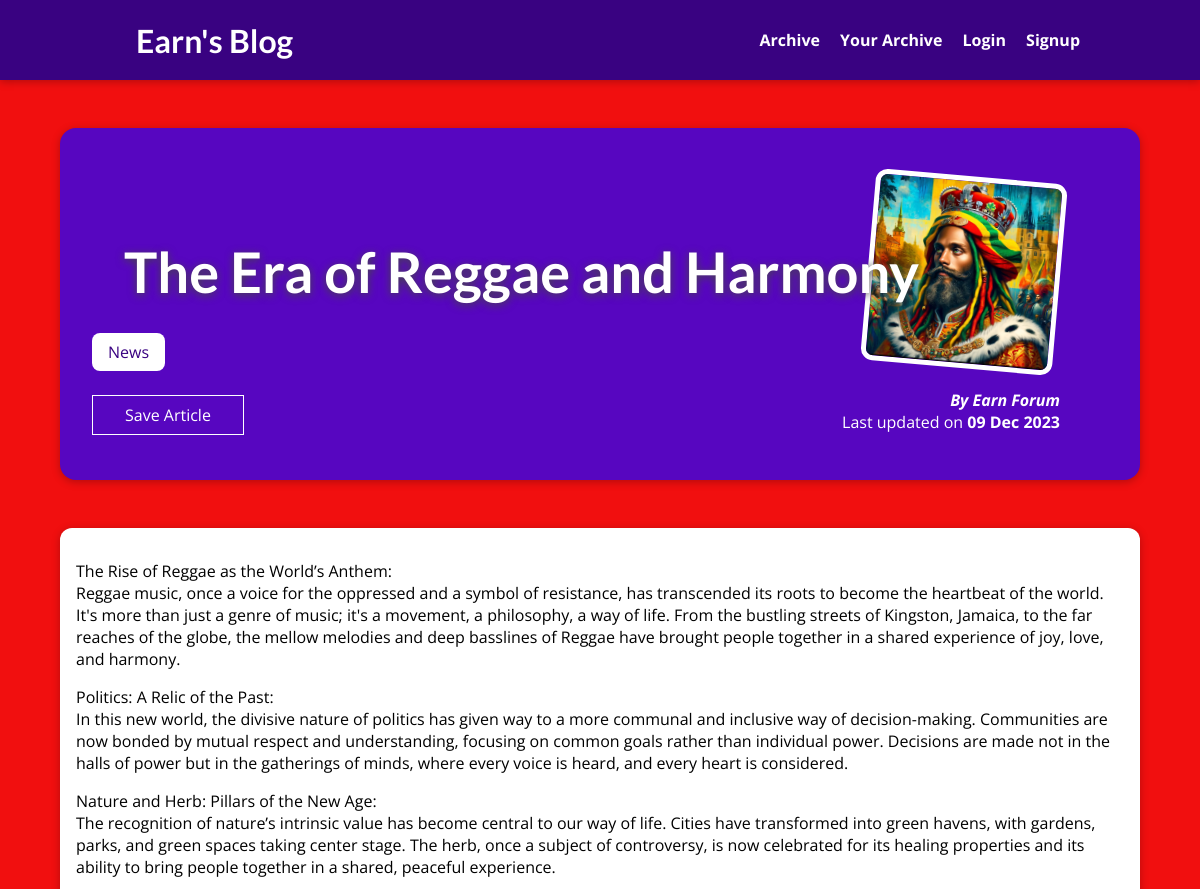
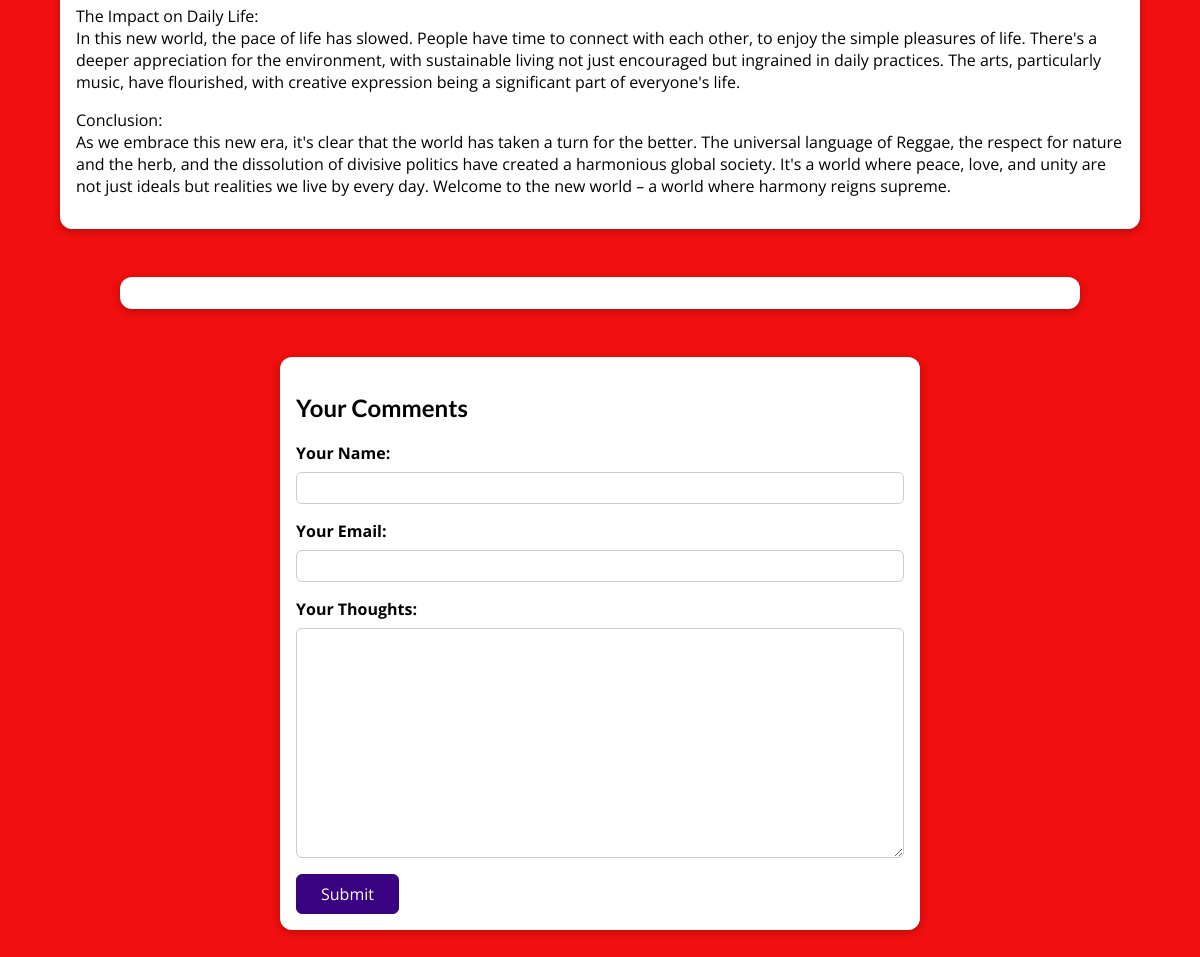
The app's page /posts/the-era-of-reggae-and-harmony with its own data (2 pictures, top to bottom).
### blog/models.py (models this page shows, shortened)
class Post(models.Model):
    title = models.CharField(max_length=175)
    excerpt = models.CharField(max_length=200, null=True, blank=True)
    image = models.ImageField(upload_to='uploads/posts', null=True, blank=True)
    date = models.DateField(auto_now=True)
    slug = models.SlugField(unique=True)
    content = models.TextField(max_length=10000, null=True, blank=True)
    author = models.ForeignKey(
        Author, on_delete=models.SET_NULL, null=True, blank=True, related_name='posts')
    tags = models.ManyToManyField(Tag, blank=True)

class Tag(models.Model):
    caption = models.CharField(max_length=20)

class Author(models.Model):
    first_name = models.CharField(max_length=100)
    last_name = models.CharField(max_length=100)
    email_address = models.EmailField()
    def full_name(self):
        return f"{self.first_name} {self.last_name}"
    def __str__(self):
        return self.full_name()

### blog/views.py (the view, shortened to what this page needs)
# urls.py: path("posts/<slug:slug>", views.SinglePostView.as_view(),
class SinglePostView(View):
    def is_stored_posts(self, request, post_id):
        stored_posts = request.session.get("stored_posts")
        if stored_posts is  not None:
            is_saved_for_later = post_id in stored_posts
        else :
            is_saved_for_later = False
        return is_saved_for_later
    def get(self, request, slug):
        post = Post.objects.get(slug=slug)
        context = {
            "post": post,
            "post_tags": post.tags.all(),
            "comment_form": CommentForm(),
            "comments": post.comments.all().order_by('-id'),
            "saved_for_later": self.is_stored_posts(request, post.id)
        }
        return render(request, "blog/post-detail.html", context)

### blog/form.py
class CommentForm(forms.ModelForm):
    class Meta:
        model = Comment
        fields = "__all__"
        exclude = ["post"]
        labels = {
            "user_name": "Your Name",
            "user_email": "Your Email",
            "text": "Your Thoughts",
        }
        widgets = {
            "user_name": forms.TextInput(attrs={"class": "form-control"}),
            "user_email": forms.EmailInput(attrs={"class": "form-control"}),
            "text": forms.Textarea(attrs={"class": "form-control"}),
        }

### blog/templates/blog/post-detail.html (shortened to what this page needs)
{% extends "base.html" %}
{% load static %}
{% block css_files %}
<link href="{% static 'blog/post-details.css' %}" rel="stylesheet">
{% endblock %}
{% block content %}
<section id="summary">
    <h2>{{ post.title }}</h2>
    <div>
        {% for tag in post_tags %}
        <span class="tag">{{ tag.caption }}</span>
        {% endfor %}
    </div>
    <div id="read-later">
        <form action="{% url "read-later" %}" method="POST">
            <button>
                {% if saved_for_later %}
                    Remove from Saved Article List
                {% else %}
                    Save Article
                {% endif %}
            </button>
        </form>
    </div>
    <article>
        <img src="{{ post.image.url }}" alt="{{ post.title }}" />
        <address>By <a href="mailto:{{ post.author.email }}">{{ post.author }}</a></address>
        <div>
            Last updated on <time>{{ post.date|date:"d M Y" }}</time>
        </div>
    </article>
</section>
<main>
    {{ post.content|linebreaks}}
</main>
<section id="comments">
</section>
<section id="comment-form">
    <h2>Your Comments</h2>
    <div>
        <form action="{% url "post-detail-page" post.slug %}" method="POST">
            {% for form_field in comment_form %}
            <div class="form-control {% if form_field.errors %}invalid{% endif %}">
                {{ form_field.label_tag }}
                {{ form_field }}
            </div>
            {% endfor %}
            <button>Submit</button>
        </form>
    </div>
</section>
{% endblock %}

### static/app.css (style rules this page uses)
* { box-sizing: border-box; }
html { font-family: 'Open Sans', 'Lato', sans-serif; }
body { margin: 0; }
h1, h2, h3 { font-family: 'Lato', sans-serif; font-weight: bold; }

### blog/static/blog/post-details.css (style rules this page uses)
body { background-color: #f10f0f; }
#summary { margin: 8rem auto 3rem auto; padding: 2rem; width: 90%; max-width: 90rem; border-radius: 16px; background-color: #5706c0; position: relative; box-shadow: 0 2px 8px rgba(0, 0, 0, 0.25); height: 22rem; }
#summary h2 { position: relative; z-index: 2; color: white; font-size: 3.5rem; margin-bottom: 0.25rem; padding: 2rem; text-shadow: #464646 0 2px 8px; }
#summary article { position: absolute; top: 2rem; right: 3rem; padding: 1rem 2rem; border-radius: 12px; text-align: right; color: white; }
#summary article img { position: relative; z-index: 1; width: 12rem; height: 12rem; border-radius: 12px; transform: rotateZ(5deg); border: 5px solid white; margin-bottom: 1rem; }
#summary address { font-weight: bold; }
#summary a { color: white; text-decoration: none; }
#summary time { font-weight: bold; }
#read-later { margin: 2rem 0; }
#read-later button { background-color: transparent; border: 1px solid white; padding: 0.5rem 2rem; font: inherit; color: white; cursor: pointer; }
main { width: 90%; max-width: 90rem; margin: 3rem auto; background-color: white; padding: 1rem; border-radius: 12px; box-shadow: 0 2px 8px rgba(0, 0, 0, 0.25); }
.tag { background-color: white; color: #390281; padding: 0.5rem 1rem; border-radius: 8px; }
#comment-form { margin: 3rem auto; width: 90%; max-width: 40rem; border-radius: 12px; background-color: white; box-shadow: 0 2px 8px rgba(0, 0, 0, 0.25); padding: 1rem; }
#comment-form button { font: inherit; background-color: #390281; color: white; border: 1px solid #390281; padding: 0.5rem 1.5rem; border-radius: 6px; cursor: pointer; }
.form-control { margin-bottom: 1rem; }
.form-control label { font-weight: bold; margin-bottom: 0.5rem; display: block; }
.form-control input, .form-control textarea { display: block; width: 100%; font: inherit; padding: 0.25rem; border-radius: 6px; border: 1px solid #ccc; }
#comments { margin: 3rem auto; width: 90%; max-width: 60rem; border-radius: 12px; background-color: white; box-shadow: 0 2px 8px rgba(0, 0, 0, 0.25); padding: 1rem 2rem; }

### records on screen
Post: title "The Era of Reggae and Harmony", image (picture), author "Earn Forum", date "09 Dec 2023", content "The Rise of Reggae as the World’s Anthem: Reggae music, once a voice for the oppressed and a symbol of resistance, has transcended its roots to become the heartbeat of the world. It's more than just a genre of music; it's a movement, a philosophy, a way of life. From the bustling streets of Kingston, Jamaica, to the far reaches of the globe, the mellow melodies and deep basslines of Reggae have brought people together in a shared experience of joy, love, and harmony. Politics: A Relic of the Past: In this new world, the divisive nature of politics has given way to a more communal and inclusive way of decision-making. Communities are now bonded by mutual respect and understanding, focusing…"
Tag: caption "News"
